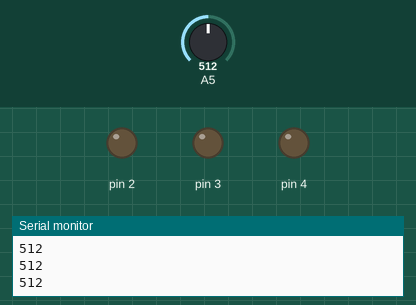
This sketch was run on a simulated Arduino Uno, built with avr-gcc and run on an emulated ATmega328P. Shown: output pins drawn as LEDs (lit = HIGH), the last lines printed to the serial monitor. Dashed ring = blinking. The inputs (shaded band) are chosen by the test bench; at power-on: A5 = 512.

Above: at 1.2 s.
1.3 s: A5 set to 672
2.9 s: A5 set to 688
At 4.0 s:
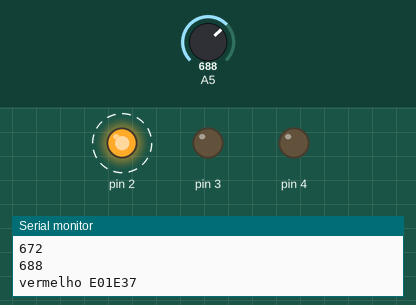
5.9 s: A5 set to 710
At 6.5 s:
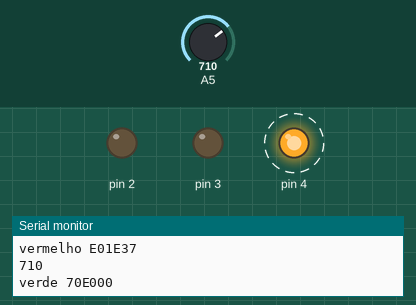
8.9 s: A5 set to 729
At 9.7 s:
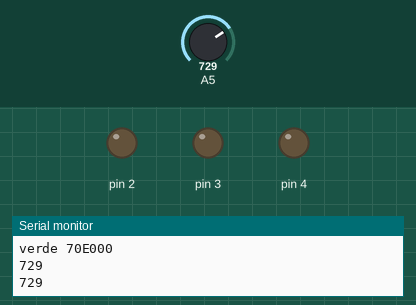
10.4 s: A5 set to 760
11.9 s: A5 set to 786
At 13.0 s:
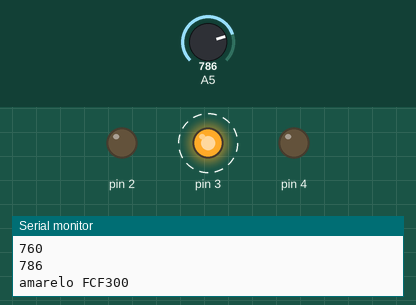
Timing chart, 0 to 15.9 s (numbered marks = the images above; inputs shaded):
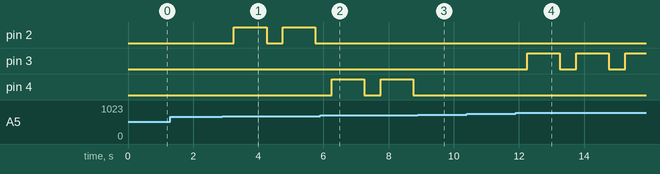

Measured:
- the behaviour switches between 680 and 681 on A5 (found by bisection; images 0 and 1)
- the behaviour switches between 719 and 720 on A5 (found by bisection; images 2 and 3)
- the behaviour switches between 770 and 771 on A5 (found by bisection; images 3 and 4)
- after the input at 2.9 s, pin 2: alternates HIGH for 1.0 s and LOW for 0.50 s, starting after 0.35 s
- after the input at 5.9 s, pin 2: stops changing and stays LOW; pin 4: alternates HIGH for 1.0 s and LOW for 0.50 s, starting after 0.35 s
- after the input at 8.9 s, pin 4: stays LOW (without the input it goes to HIGH after 0.36 s)
- after the input at 11.9 s, pin 3: alternates HIGH for 1.0 s and LOW for 0.50 s, starting after 0.36 s

The sketch:

indentifica_cor.ino
```cpp
void setup() {
  pinMode(2, OUTPUT);
  pinMode(3, OUTPUT);
  pinMode(4, OUTPUT);
  pinMode(A5, INPUT);
  Serial.begin(9600);
}

void loop() {
  Serial.println(analogRead(A5));
  delay(250);
  int comp = analogRead(A5);

  if(comp > 680 && comp < 700){
    Serial.println("vermelho E01E37");
    digitalWrite(2, HIGH);
    delay(1000);
  }
  if(comp > 770 && comp < 790){
    Serial.println("amarelo FCF300");
    digitalWrite(3, HIGH);
    delay(1000);
  }
  if(comp > 700 && comp < 720){
    Serial.println("verde 70E000");
    digitalWrite(4, HIGH);
    delay(1000);
  }
  digitalWrite(2, LOW);
  digitalWrite(3, LOW);
  digitalWrite(4, LOW);
  delay(250);
}
```
